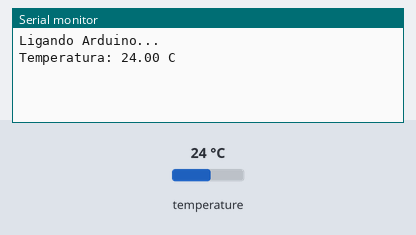
A sketch run on a simulated Arduino Uno, built with avr-gcc and run on an emulated ATmega328P. Shown: the last lines printed to the serial monitor. Inputs (shaded band) come from the test bench; at power-on: temperature 24 °C.

Above: at 3.2 s.
3.3 s: temperature set to 12 °C
At 4.6 s:
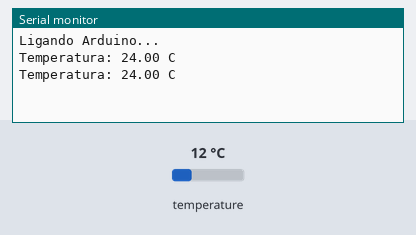
5.0 s: temperature set to 19 °C
At 7.1 s:
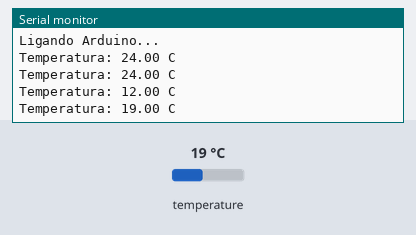
Timing chart, 0 to 8.6 s (numbered marks = the images above; inputs shaded):
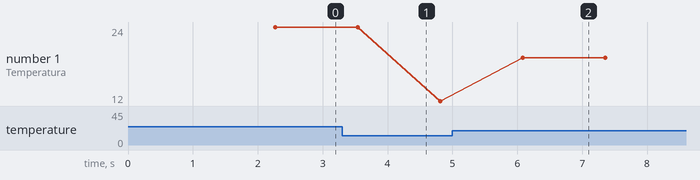

The sketch:

Exemplo10_Sensor_Temperatura.ino
```cpp
/******************************************
  Venturus - Centro de Inovação Tecnológica

  Exemplo 10 - Sensor de Temperatura

  @Author: Pedro Dionísio
  @Date: Jul/2016
******************************************/
#include <Wire.h>
#include "Adafruit_MCP9808.h"

Adafruit_MCP9808 sensor = Adafruit_MCP9808();

void mostra_temperatura();

void setup() {
  pinMode(0, OUTPUT);     // led vermelho

  Serial.begin(115200);
  delay(2000);

  Serial.println("Ligando Arduino...");
  Serial.println();

  // inicializa comunicação com sensor de temperatura
  if (!sensor.begin()) {
    Serial.println("Sensor de temperatura não encontrado!");
    while (1);
  }

  // inicializa sensor
  sensor.shutdown_wake(0);
}

void mostra_temperatura() {
  float c = sensor.readTempC();
  delay(250);

  Serial.print("Temperatura: ");
  Serial.print(c);
  Serial.println(" C");
}

void loop() {
  mostra_temperatura();
  delay(1000);
}
```

Measured:
- after the input at 5.0 s, the serial monitor: prints a new line after 1.1 s (image 2)
- plotted number 1: 24 → 12 after the input at 3.3 s, 12 → 19 after the input at 5.0 s
